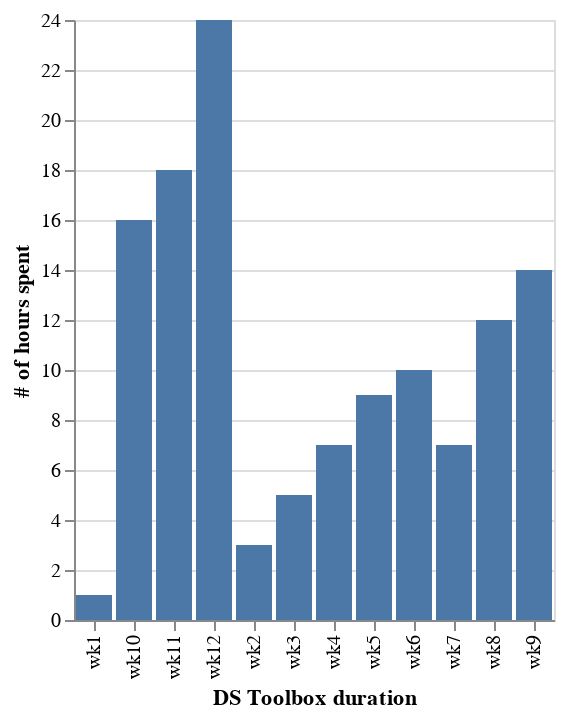

Write notebook code for a chart like this one.
### Code cell
# number of hours spent per week for this course

import altair as alt
import pandas as pd

source = pd.DataFrame({
    'DS Toolbox duration': ['wk1', 'wk2', 'wk3', 'wk4', 'wk5', 'wk6', 'wk7', 'wk8', 'wk9', 'wk10', 'wk11','wk12'],
    '# of hours spent': [1, 3, 5, 7, 9, 10, 7, 12, 14, 16, 18,24]
})

alt.Chart(source).mark_bar().encode(
    x='DS Toolbox duration',
    y='# of hours spent'
)

### Figure 1 — Vega-Lite specification as saved in the notebook (floating-point values rounded to 4 significant figures)
{"config": {"view": {"continuousWidth": 400, "continuousHeight": 300}}, "data": {"name": "data-ac7270509ab7a8b2febe528e0f9a7838"}, "mark": "bar", "encoding": {"x": {"field": "DS Toolbox duration", "type": "nominal"}, "y": {"field": "# of hours spent", "type": "quantitative"}}, "$schema": "https://vega.github.io/schema/vega-lite/v4.17.0.json", "datasets": {"data-ac7270509ab7a8b2febe528e0f9a7838": [{"DS Toolbox duration": "wk1", "# of hours spent": 1}, {"DS Toolbox duration": "wk2", "# of hours spent": 3}, {"DS Toolbox duration": "wk3", "# of hours spent": 5}, {"DS Toolbox duration": "wk4", "# of hours spent": 7}, {"DS Toolbox duration": "wk5", "# of hours spent": 9}, {"DS Toolbox duration": "wk6", "# of hours spent": 10}, {"DS Toolbox duration": "wk7", "# of hours spent": 7}, {"DS Toolbox duration": "wk8", "# of hours spent": 12}, {"DS Toolbox duration": "wk9", "# of hours spent": 14}, {"DS Toolbox duration": "wk10", "# of hours spent": 16}, {"DS Toolbox duration": "wk11", "# of hours spent": 18}, {"DS Toolbox duration": "wk12", "# of hours spent": 24}]}}
